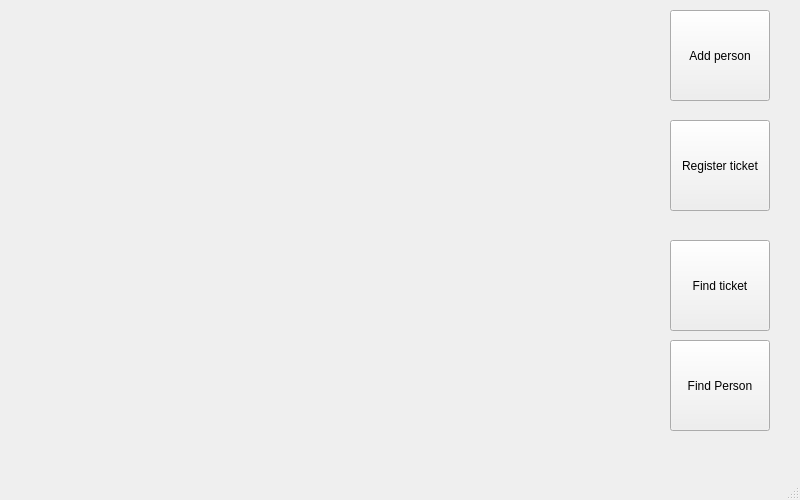
<?xml version="1.0" encoding="UTF-8"?>
<ui version="4.0">
 <class>MainWindow</class>
 <widget class="QMainWindow" name="MainWindow">
  <property name="geometry">
   <rect>
    <x>0</x>
    <y>0</y>
    <width>800</width>
    <height>500</height>
   </rect>
  </property>
  <property name="maximumSize">
   <size>
    <width>800</width>
    <height>500</height>
   </size>
  </property>
  <property name="windowTitle">
   <string>Ticket Manager</string>
  </property>
  <widget class="QWidget" name="centralwidget">
   <widget class="QPushButton" name="pushButton">
    <property name="geometry">
     <rect>
      <x>670</x>
      <y>10</y>
      <width>100</width>
      <height>91</height>
     </rect>
    </property>
    <property name="text">
     <string>Add person</string>
    </property>
   </widget>
   <widget class="QPushButton" name="pushButton_2">
    <property name="geometry">
     <rect>
      <x>670</x>
      <y>120</y>
      <width>100</width>
      <height>91</height>
     </rect>
    </property>
    <property name="text">
     <string>Register ticket</string>
    </property>
   </widget>
   <widget class="QPushButton" name="pushButton_3">
    <property name="geometry">
     <rect>
      <x>670</x>
      <y>240</y>
      <width>100</width>
      <height>91</height>
     </rect>
    </property>
    <property name="text">
     <string>Find ticket</string>
    </property>
   </widget>
   <widget class="QPushButton" name="pushButton_4">
    <property name="geometry">
     <rect>
      <x>670</x>
      <y>340</y>
      <width>100</width>
      <height>91</height>
     </rect>
    </property>
    <property name="text">
     <string>Find Person</string>
    </property>
   </widget>
  </widget>
  <widget class="QMenuBar" name="menubar">
   <property name="geometry">
    <rect>
     <x>0</x>
     <y>0</y>
     <width>800</width>
     <height>22</height>
    </rect>
   </property>
  </widget>
  <widget class="QStatusBar" name="statusbar"/>
 </widget>
 <resources/>
 <connections/>
</ui>
